Frame 1 (no input): blank canvas, image omitted
Frame 60 (the mouse pressed at the canvas centre just before this capture): blank canvas, image omitted
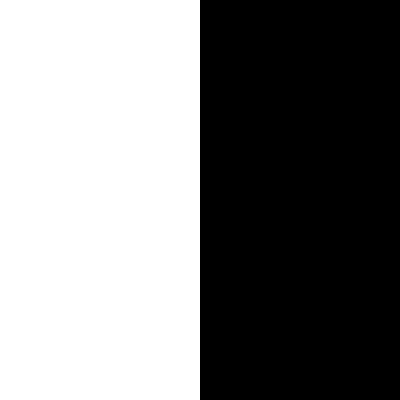
Frame 120 (the mouse held since frame 60 and released just before this capture)

The Processing sketch whose frames 1 and 60 were blank and that drew this single picture after the mouse press (run headless with seeded random() and noise(); from frame 60 on, the mouse is pressed at the canvas centre):

// Processing sketch: quad_meter
// ── quad_meter.pde
void setup() {
  size(400,400);
  noStroke();
  fill(255);
}

void draw() {
  background(0);
  quad(0, 0, 0, height, mouseX, height, mouseX, 0);
}
